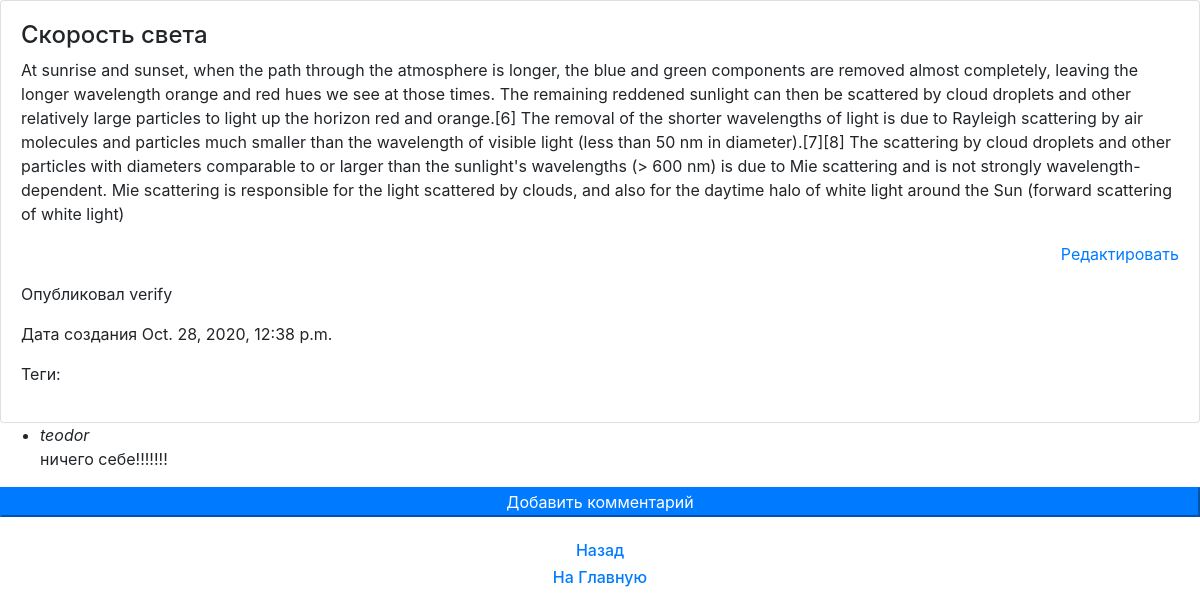
The app's page /news/90/ with its own data.
### app_users/models.py (models this page shows, shortened)
class News(models.Model):
    user = models.ForeignKey(User, max_length=100, on_delete=models.CASCADE, null=True, blank=True)
    metatag = models.ManyToManyField(Metatag, max_length=21, null=True, blank=True)
    title = models.CharField(max_length=150, verbose_name='название')
    description = models.TextField(verbose_name='содержание')
    create_at = models.DateTimeField(auto_now_add=True, verbose_name='дата создания')
    update_at = models.DateTimeField(auto_now=True, verbose_name='дата редактирования')
    status = models.BooleanField(verbose_name='активен', default=False)
    class Meta:
        verbose_name_plural = "News"

class Comment(models.Model):
    user = models.ForeignKey(User, max_length=100, on_delete=models.CASCADE, null=True, blank=True)
    text = models.TextField(verbose_name='текст комментария')
    news = models.ForeignKey(News, null=True, on_delete=models.CASCADE, verbose_name='новость', blank=True)

### app_users/views.py (the view)
# urls.py: path('<int:pk>/', NewsDetail.as_view(), name='news_detail'),
class NewsDetail(DetailView):
    model = News
    def get_context_data(self, **kwargs):
        context = super(NewsDetail, self).get_context_data(**kwargs)
        select_news = News.objects.get(id=self.kwargs['pk'])
        context['comment_list'] = Comment.objects.filter(news=select_news)
        return context

### app_users/templates/app_users/news_detail.html (shortened to what this page needs)
<!DOCTYPE html>
<html lang="en">
<head>
    <link rel="stylesheet" href="https://maxcdn.bootstrapcdn.com/bootstrap/4.0.0/css/bootstrap.min.css">
</head>
<body>
    <div class="card">
        <div class="card-body">
            <h4>{{ object.title }}</h4>
            <p>{{ object.description }}</p>
             <p align="right">
                <a href="{% url  'edit_news' object.id %}"> Редактировать </a>
            </p>
            <p>Опубликовал {{ object.user }}</p>
            <p>Дата создания {{ object.create_at}}</p>
            <p>Теги:  {{ object.metatag1}} {{ object.metatag2}} {{ object.metatag3}}</p>
        </div>
    </div>
    {% for i in comment_list %}
        <ul>
            <li>
                {% if i.user == None %}
                    <i>Аноним</i>
                {% else %}
                    <i> {{i.user}} </i>
                {% endif %}
                <p>{{ i.text }}</p>
            </li>
        </ul>
    {% endfor %}
    <form action="add_comment">
        <button class="btn-primary btn-block">Добавить комментарий</button>
    </form>
    <br>
    <a href="/news" align="center">
       <h6>Назад</h6>
    </a>
    <a href="/" align="center">
       <h6>На Главную</h6>
    </a>
</body>
</html>

### records on screen
News: title "Скорость света", description "At sunrise and sunset, when the path through the atmosphere is longer, the blue and green components are removed almost completely, leaving the longer wavelength orange and red hues we see at those times. The remaining reddened sunlight can then be scattered by cloud droplets and other relatively large particles to light up the horizon red and orange.[6] The removal of the shorter wavelengths of light is due to Rayleigh scattering by air molecules and particles much smaller than the wavelength of visible light (less than 50 nm in diameter).[7][8] The scattering by cloud droplets and other particles with diameters comparable to or larger than the sunlight's wavelengths (> 600 nm) is due to…", user "verify", create_at "Oct. 28, 2020, 12:38 p.m."
Comment: user "teodor", text "ничего себе!!!!!!!"
